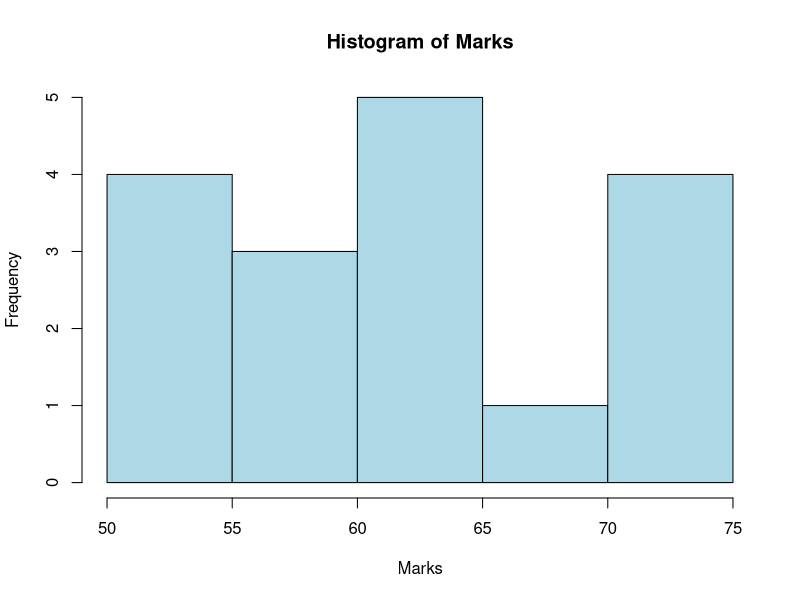

Recreate this plot in R.
marks <- c(55, 60, 71, 63, 55, 65, 50, 55, 58, 59, 61, 63, 65, 67, 71, 72, 75)

marks_sorted <- sort(marks)
n <- length(marks_sorted)
bin_size <- ceiling(n / 3)
bins_freq <- split(marks_sorted, ceiling(seq_along(marks_sorted) / bin_size))

min_val <- min(marks)
max_val <- max(marks)
bin_width <- (max_val - min_val) / 3
bins_width <- cut(marks, breaks = seq(min_val, max_val, by = bin_width), include.lowest = TRUE)

hist(marks, breaks = 5, col="lightblue", main="Histogram of Marks",
     xlab="Marks", ylab="Frequency", border="black")
